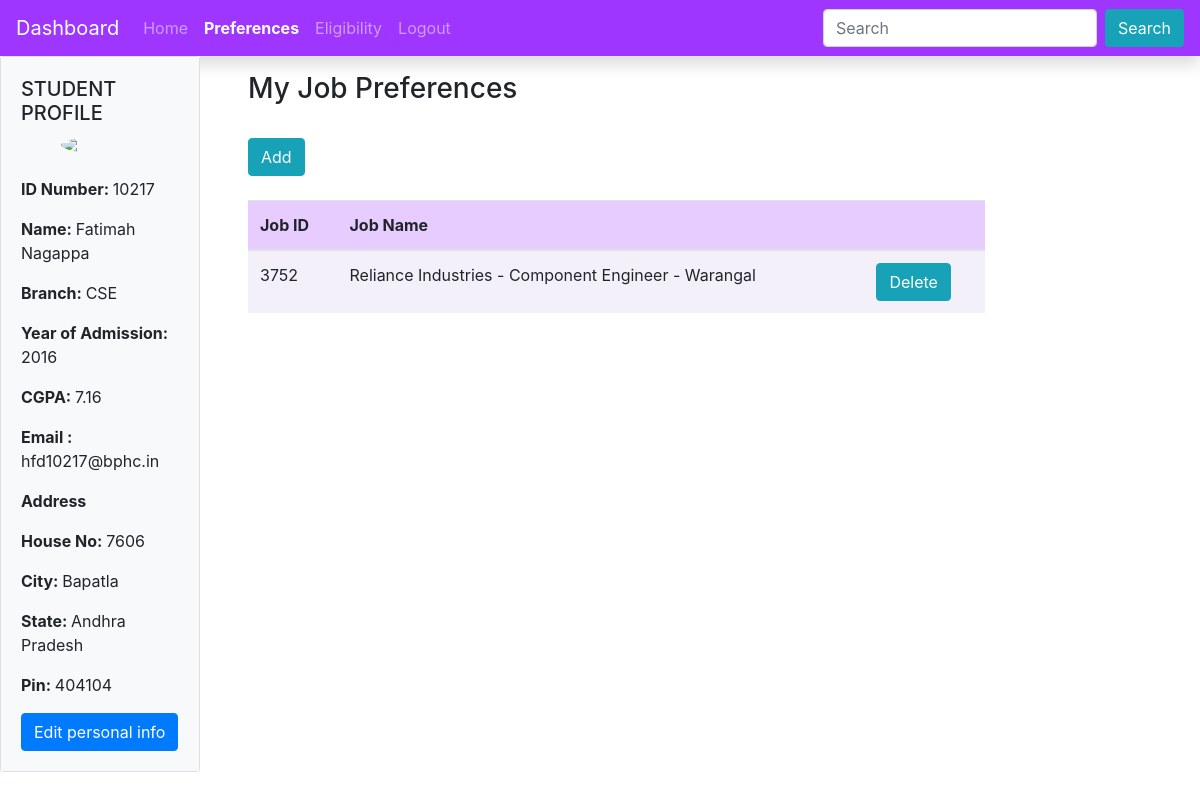
The page /place/stud_pref.php (signed in) on the database its author committed.
### tables this page shows
CREATE TABLE `STUDENT` (
  `SID` varchar(5) NOT NULL,
  `NAME` varchar(30) DEFAULT NULL,
  `BRANCH` varchar(10) DEFAULT NULL,
  `YEAR` int(11) DEFAULT NULL,
  `CG` float DEFAULT NULL,
  `HOUSENO` int(11) DEFAULT NULL,
  `CITY` varchar(30) DEFAULT NULL,
  `STATE` varchar(30) DEFAULT NULL,
  `PIN` varchar(6) DEFAULT NULL,
  `EMAIL` varchar(20) DEFAULT NULL,
  `PASSWORD` varchar(10) DEFAULT NULL
);

CREATE TABLE `STUD_WANTS` (
  `SID` varchar(5) DEFAULT NULL,
  `JID` varchar(4) DEFAULT NULL
);

CREATE TABLE `JOB` (
  `JID` varchar(4) NOT NULL,
  `CID` varchar(4) NOT NULL,
  `JOBNAME` varchar(100) DEFAULT NULL,
  `ROLE` varchar(100) DEFAULT NULL,
  `SALARY` int(11) DEFAULT NULL
);

### place/functions.php (called while the page is built, shortened)
<?php
function check_login($con)
{
	if(isset($_SESSION['uid']))
	{
		$query="select * from STUDENT where SID='{$_SESSION['uid']}' limit 1";
		$result=mysqli_query($con,$query);
		if($result && mysqli_num_rows($result) > 0)
		{
			$user_data=mysqli_fetch_assoc($result);
			return $user_data;
		}
	}
	else{
		header("Location: login.php");
		die;
	}
}

### place/stud_pref.php (the view, shortened to what this page needs)
<?php
include("connection.php");
include("functions.php");
$user_data=check_login($con);
?>
<!DOCTYPE html>
<html>
<head>
	<link rel="stylesheet" href='bootstrap/css/bootstrap.min.css'>
	<link rel="stylesheet" href="assets/css/def.css">
</head>
<body>
	<header class="navbar navbar-expand navbar-dark flex-column flex-md-row shadow text-light" style="background-color:#9e36ff;">
		<a class="navbar-brand" href="#">Dashboard</a>
		<div class="collapse navbar-collapse" id="navbarColor02">
			<ul class="navbar-nav mr-auto">
				<li class="nav-item ">
					<a class="nav-link" href="index.php">Home
					</a>
				</li>
				<li class="nav-item active">
					<a class="nav-link active-link " href="#">Preferences</a>
				</li>
				<li class="nav-item">
					<a class="nav-link" href="#">Eligibility</a>
				</li>
				<li class="nav-item">
					<a class="nav-link" href="logout.php">Logout</a>
				</li>
			</ul>
			<form class="form-inline my-2 my-lg-0">
				<input class="form-control mr-sm-2" type="text" placeholder="Search">
				<button button type='button' class='btn btn-info' type="submit">Search</button>
			</form>
		</div>
	</header>
	<div class="container-fluid">
		<div class="row flex-xl-nowrap">
			<div class="col-md-3 col-lg-2 bg-light" id="left-nav-bar" style="padding-left:0; padding-right:0;">
				<div class="card">
					<div class="card-body bg-light">
						<h5 class="card-title">STUDENT PROFILE</h5>
						<img src="https://cdn3.iconfinder.com/data/icons/login-6/512/LOGIN-10-512.png" style="display: block;
						margin-left: auto;
						margin-right: auto;
						width: 50%; border-radius: 50%;"><br>
						<?php
						echo('<p class="card-text"><b>ID Number: </b>');
						echo $user_data['SID'];
						echo('<p class="card-text"><b>Name: </b>');
						echo $user_data['NAME'];
						echo('</p>');
						echo('<p class="card-text"><b>Branch: </b>');
						echo $user_data['BRANCH'];
						echo('</p>');
						echo('<p class="card-text"><b>Year of Admission: </b>');
						echo $user_data['YEAR'];
						echo('</p>');
						echo('<p class="card-text"><b>CGPA: </b>');
						echo $user_data['CG'];
						echo('</p>');
						echo('<p class="card-text"><b>Email : </b>');
						echo $user_data['EMAIL'];
						echo('</p>');
						echo('<p class="card-text"><b>Address </b>');
						echo('<p class="card-text"><b>House No: </b>');
						echo $user_data['HOUSENO'];
						echo('</p>');
						echo('<p class="card-text"><b>City: </b>');
						echo $user_data['CITY'];
						echo('</p>');
						echo('<p class="card-text"><b>State: </b>');
						echo $user_data['STATE'];
						echo('</p>');
						echo('<p class="card-text"><b>Pin: </b>');
						echo $user_data['PIN'];
						echo('</p>');
						echo('</p>');
						?>
						<a href="#" class="btn btn-primary">Edit personal info</a>
					</div>
				</div>
			</div>
			<main role="main" class="col-12 col-md-9 col-xl-8 py-md-3 pl-md-5 content">
				<h3>My Job Preferences</h3>
				<br>
				<div>
					<button type='button' class='btn btn-info'>Add</button>
				</div>
				<br>
				<?php
				$query="select t1.jid,t3.jobname from stud_wants t1,job t3 where t1.jid=t3.jid and t1.sid={$_SESSION['uid']}";
				$result=mysqli_query($con,$query);
				echo "<table class='table'>";
				echo "<thead>";
				echo "<tr style='background-color:#e6ccff;'>";
				echo  "<th scope='col'>Job ID</th>";
				echo  "<th scope='col'>Job Name</th>";
				echo  "<th scope='col'> </th>";
				echo  "</tr>";
				echo "</thead>";
				$j=0;
				while ($queryRow = $result->fetch_row()) {
					if($j%2==0){
						echo "<tr style='background-color:#f4f0fa;'>";}
						else{
							echo "<tr style='background-color:##f8f2fa;'>";}
							for($i = 0; $i < $result->field_count; $i++){
								echo "<td>$queryRow[$i]</td>";
							}
							echo "<td><button type='button' class='btn btn-info'>Delete</button></td>";
							echo "</tr>";
							$j=$j+1;
						}
						echo "</table>";
						?>
					</main>
				</div>
			</div>
			<br>
		</body>
		</html>

### place/assets/css/def.css (style rules this page uses)
.active-link { color: blueviolet; font-weight: bold; }
a { color: black; }

### rows shown on the page
student: SID "10217", NAME "Fatimah Nagappa", BRANCH "CSE", YEAR "2016", CG "7.16", EMAIL "hfd10217@bphc.in", HOUSENO "7606", CITY "Bapatla", STATE "Andhra Pradesh", PIN "404104"
stud_wants: JID "3752", job.JOBNAME "Reliance Industries - Component Engineer - Warangal"
